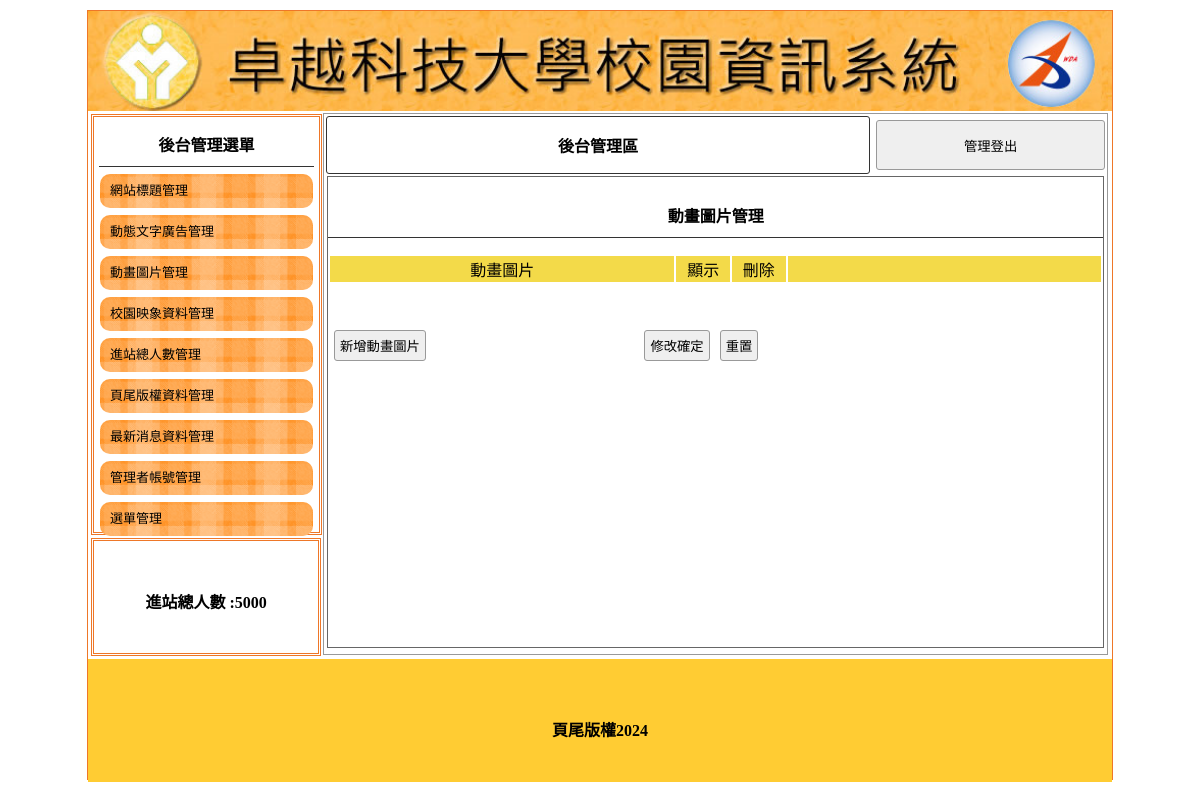
/back.php?do=mvim, run on an earlier commit of the app's database.
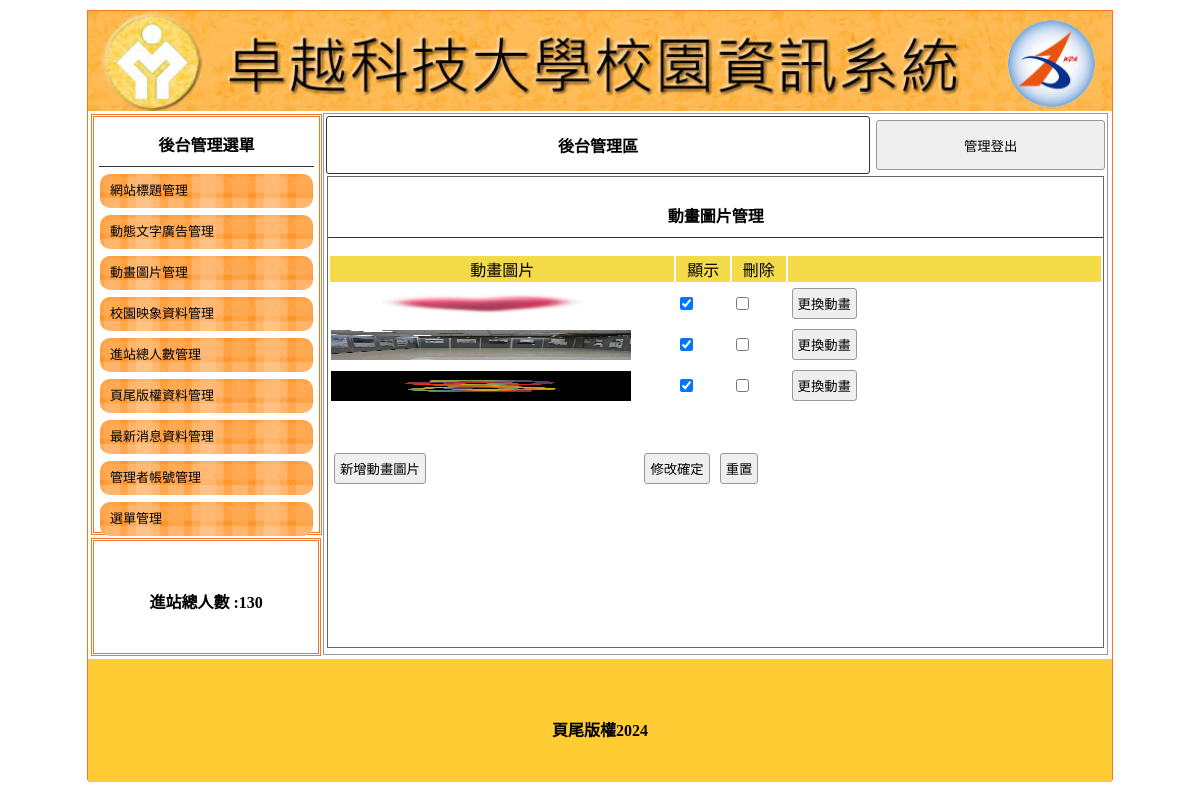
And on a later commit of the database.
### tables this page shows
CREATE TABLE `titles` (
  `id` int(5) UNSIGNED NOT NULL,
  `img` text NOT NULL,
  `text` text NOT NULL,
  `sh` int(1) NOT NULL DEFAULT 0
);

CREATE TABLE `total` (
  `id` int(5) UNSIGNED NOT NULL,
  `total` int(5) NOT NULL
);

CREATE TABLE `bottom` (
  `id` int(5) UNSIGNED NOT NULL,
  `bottom` text NOT NULL
);

CREATE TABLE `mvim` (
  `id` int(5) UNSIGNED NOT NULL,
  `img` text NOT NULL,
  `sh` int(1) NOT NULL DEFAULT 1
);

### api/db.php (called while the page is built, shortened)
<?php
class DB
{
    protected $dsn = "mysql:host=localhost;charset=utf8;dbname=c1";
    protected $pdo;
    protected $table;
    public function __construct($table)
    {
        $this->table = $table;
        $this->pdo = new PDO($this->dsn, 'root', '');
    }
    private function a2s($array)
    {
        foreach ($array as $col => $value) {
            $tmp[] = "`$col`='$value'";
        }
        return $tmp;
    }
    function find($id)
    {
        $sql = "select * from `$this->table`";
        if (is_array($id)) {
            $tmp = $this->a2s($id);
            $sql .= " where " . join(" && ", $tmp);
        } else if (is_numeric($id)) {
            $sql .= " where  `id` = '$id'";
        } else {
            echo "錯誤:參數的資料型態必須是數字或陣列";
        }
        $row = $this->pdo->query($sql)->fetch(PDO::FETCH_ASSOC);
        return $row;
    }
    private function sql_all($sql, $array, $other)
    {
        if (isset($this->table) && !empty($this->table)) {
            if (is_array($array)) {
                if (!empty($array)) {
                    $tmp = $this->a2s($array);
                    $sql .= " where " . join(" && ", $tmp);
                }
            } else {
                $sql .= " $array";
            }
            return $sql .= $other;
        } else {
            echo "錯誤:沒有指定的資料表名稱";
        }
    }
    function all($where = '', $other = '')
    {
        $sql = "select * from `$this->table`";
        $sql = $this->sql_all($sql, $where, $other);
        return $this->pdo->query($sql)->fetchAll(PDO::FETCH_ASSOC);
    }
}
$Title = new DB('titles');
$Total = new DB('total');
$Bottom = new DB('bottom');
if (isset($_GET['do'])) {
    if (isset(${ucfirst($_GET['do'])})) {
        $DB = ${ucfirst($_GET['do'])};
    }
} else {
    $DB = $Title;
}

### back.php (the view, shortened to what this page needs)
<?php include_once "./api/db.php"; ?>
<!DOCTYPE html PUBLIC "-//W3C//DTD XHTML 1.0 Transitional//EN" "http://www.w3.org/TR/xhtml1/DTD/xhtml1-transitional.dtd">
<html xmlns="http://www.w3.org/1999/xhtml">
<head>
	<link href="./css/css.css" rel="stylesheet" type="text/css">
</head>
<body>
	<div id="main">
		<?php
		$title=$Title->find(['sh'=>1]);
		?>
		<a title="<?=$title['text'];?>" href="./index.php">
			<div class="ti" style="background:url(&#39;./img/<?=$title['img'];?>&#39;); background-size:cover;"></div>
		</a>
		<div id="ms">
			<div id="lf" style="float:left;">
				<div id="menuput" class="dbor">
					<span class="t botli">後台管理選單</span>
					<a style="color:#000; font-size:13px; text-decoration:none;" href="?do=title">
						<div class="mainmu">網站標題管理 </div>
					</a>
					<a style="color:#000; font-size:13px; text-decoration:none;" href="?do=ad">
						<div class="mainmu">動態文字廣告管理 </div>
					</a>
					<a style="color:#000; font-size:13px; text-decoration:none;" href="?do=mvim">
						<div class="mainmu">動畫圖片管理 </div>
					</a>
					<a style="color:#000; font-size:13px; text-decoration:none;" href="?do=image">
						<div class="mainmu">校園映象資料管理 </div>
					</a>
					<a style="color:#000; font-size:13px; text-decoration:none;" href="?do=total">
						<div class="mainmu">進站總人數管理 </div>
					</a>
					<a style="color:#000; font-size:13px; text-decoration:none;" href="?do=bottom">
						<div class="mainmu">頁尾版權資料管理 </div>
					</a>
					<a style="color:#000; font-size:13px; text-decoration:none;" href="?do=news">
						<div class="mainmu">最新消息資料管理 </div>
					</a>
					<a style="color:#000; font-size:13px; text-decoration:none;" href="?do=admin">
						<div class="mainmu">管理者帳號管理 </div>
					</a>
					<a style="color:#000; font-size:13px; text-decoration:none;" href="?do=menu">
						<div class="mainmu">選單管理 </div>
					</a>
				</div>
				<div class="dbor" style="margin:3px; width:95%; height:20%; line-height:100px;">
					<span class="t">進站總人數 :<?= $Total->find(1)['total']; ?>
					</span>
				</div>
			</div>
			<div class="di" style="height:540px; border:#999 1px solid; width:76.5%; margin:2px 0px 0px 0px; float:left; position:relative; left:20px;">
				<table width="100%">
					<tbody>
						<tr>
							<td style="width:70%;font-weight:800; border:#333 1px solid; border-radius:3px;" class="cent"><a href="?do=admin" style="color:#000; text-decoration:none;">後台管理區</a></td>
							<td><button onclick="location.replace('./api/logout.php')" style=" width:99%; margin-right:2px; height:50px;">管理登出</button></td>
						</tr>
					</tbody>
				</table>
				<?php
				$do = $_GET['do'] ?? 'title';
				$file = "./back/{$do}.php";
				if (file_exists($file)) {
					include "$file";
				} else {
					include "./back/title.php";
				}
				?>
			</div>
		</div>
		<div style="width:1024px; left:0px; position:relative; background:#FC3; margin-top:4px; height:123px; display:block;">
			<span class="t" style="line-height:123px;"><?= $Bottom->find(1)['bottom']; ?></span>
		</div>
	</div>
</body>
</html>

### back/mvim.php (shortened to what this page needs)
<div style="width:99%; height:87%; margin:auto; overflow:auto; border:#666 1px solid;">
	<p class="t cent botli">動畫圖片管理</p>
	<form method="post" action="./api/edit.php">
		<table width="100%">
			<tr class="yel">
				<td width="45%">動畫圖片</td>
				<td width="7%">顯示</td>
				<td width="7%">刪除</td>
				<td></td>
			</tr>
			<?php
			$rows = $DB->all();
			foreach ($rows as $row) {
			?>
				<tr>
					<td width="45%">
						<img src="./img/<?= $row['img']; ?>" style="width:300px;height:30px;">
					</td>
					<td width="7%"><input type="checkbox" name="sh[]" value="<?= $row['id']; ?>" <?= ($row['sh'] == 1) ? 'checked' : ''; ?>></td>
					<td width="7%"><input type="checkbox" name="del[]" value="<?= $row['id']; ?>"></td>
					<td>
						<input type="button" onclick="op('#cover','#cvr','./modal/upload.php?table=<?= $do; ?>&id=<?= $row['id']; ?>')" value="更換動畫"></td>
				</tr>
			<?php
			}
			?>
		</table>
		<table style="margin-top:40px; width:70%;">
			<tr>
				<td width="200px">
					<input type="button" onclick="op('#cover','#cvr','./modal/<?= $do; ?>.php?table=<?= $do; ?>')" value="新增動畫圖片">
				</td>
				<td class="cent">
					<input type="submit" value="修改確定">
					<input type="reset" value="重置">
				</td>
			</tr>
		</table>
	</form>
</div>

### css/css.css (style rules this page uses)
body { padding: 0px; margin: 0px; }
#main { width: 1024px; height: 768px; margin: 10px auto 10px auto; border: #EE7728 1px solid; position: relative; }
.ti { width: 100%; height: 100px; position: relative; background-size: cover; background-repeat: no-repeat; }
.dbor { border: #EE7728 double 3px; margin: 1px; padding: 2px 10px 2px 10px; }
.t { font-weight: 800; display: block; text-align: center; padding: 10px 1px 10px 1px; }
.botli { border-bottom: #333 1px solid; }
.mainmu { position: relative; border-radius: 10px; background: url(../icon/menu.fw.png) center no-repeat; background-size: cover; line-height: 30px; padding: 2px 10px 2px 10px; margin: 7px 1px 7px 1px; height: 30px; }
#lf { height: 540px; width: 21%; display: inline-block; }
#menuput { width: 100%; height: 75%; position: relative; padding: 5px; display: block; margin: 3px; }
.di { display: inline-block; }
.cent { text-align: center; }
input, button { border: #999 1px solid; border-radius: 3px; background: #EFEFEF; padding: 5px; margin: 3px; }
.yel td { background: #F3DA49; text-align: center; }

What changed in the data, as far as the page shows it:
changed total: total "5000" → "130"
added mvim: img (picture), sh "☑"
added mvim: img (picture), sh "☑"
added mvim: img (picture), sh "☑"
